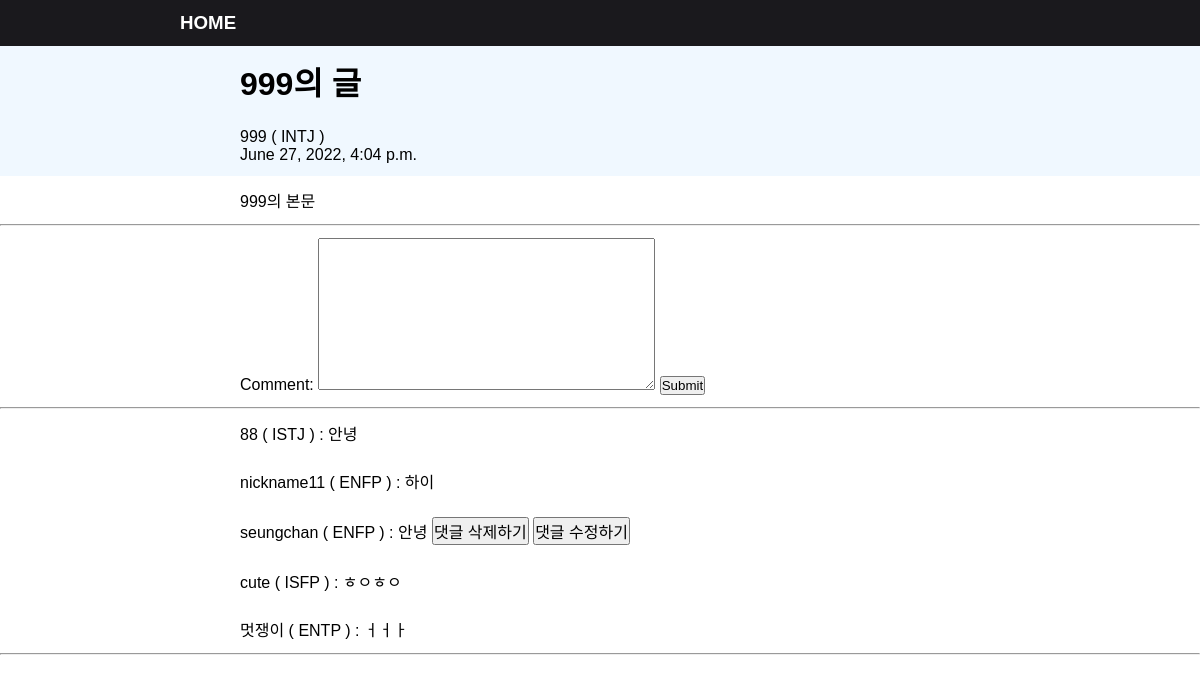
The app's page /detail/60 (signed in) with its own data.
### blogapp/models.py (models this page shows, shortened)
class Blog(models.Model): #models안의Model을 상속해야함
    title = models.CharField(max_length=200)  #뒤에 어떤타입인지도 명시
    body = models.TextField()
    date = models.DateTimeField(auto_now_add=True) #자동으로 지금시간 추가하겠다는 말
    writer = models.ForeignKey(myUser, null= True, on_delete = models.CASCADE)  #

class Comment(models.Model):
    comment = models.TextField()
    date = models.DateTimeField(auto_now_add=True)
    post = models.ForeignKey(Blog, on_delete=models.CASCADE)
    writer = models.ForeignKey(myUser, null= True, on_delete = models.CASCADE)

### accounts/models.py (models this page shows)
class myUser(AbstractUser):
    nickname = models.CharField(max_length = 200)
    mbti = models.CharField(max_length = 15)

### blogapp/views.py (the view)
# urls.py: path('detail/<int:blog_id>', views.detail, name='detail'),
def detail(request, blog_id):
    blog_detail = get_object_or_404(Blog, pk=blog_id)
    comment_form = CommentForm()
    return render(request, 'detail.html',{'blog_detail':blog_detail,'comment_form':comment_form})

### blogapp/forms.py
class CommentForm(forms.ModelForm):
    class Meta:
        model = Comment  #Comment라는 모델을 기반으로 입력값을 받을거다
        fields=['comment'] #이 부분만 입력받겠다는 의미

### blogapp/templates/detail.html (shortened to what this page needs)
<h3 class="home"><a class="a_home" href="{% url 'home' %}">HOME</a></h3>
<h1 class="title">{{ blog_detail.title }}</h1>
<div class="boxes">
<p>{{ blog_detail.writer.nickname }} ( {{ blog_detail.writer.mbti }} )</p>
<p>{{ blog_detail.date}}</p>
</div>
<p class="main">{{ blog_detail.body}}</p>
<hr>
<div class="commentform">
<form method="Post" action="{% url 'create_comment' blog_detail.id %}">
  {{ comment_form }}
  <input type="submit">
</form>
</div><hr>
{% for comment in blog_detail.comment_set.all %}
<div class="commentform"><p>{{ comment.writer.nickname }} ( {{ comment.writer.mbti }} ) : {{ comment.comment }}
  {% if comment.writer == request.user %}
  <button>
    <a class = "a_btn" href="{% url 'delete_comment' blog_detail.id comment.id %}">댓글 삭제하기</a>
  </button>
  <button>
    <a class = "a_btn" href="{% url 'update_comment' blog_detail.id comment.id %}">댓글 수정하기</a>
  </button>
  {% endif %}
</p></div>
{% endfor %}
<hr>

### blogapp/templates/detail.html (style rules this page uses)
* { font-family: 'Noto Sans KR', sans-serif; margin: 0; padding: 0; }
.a_home { color: white; text-decoration: none; }
.a_btn { color: black; text-decoration: none; }
.home { background-color: rgb(26, 25, 29); display : flex; padding: 1%; padding-left: 15%; }
.title { background-color: aliceblue; display : flex; padding : 1%; padding-left: 20%; }
.boxes { background-color: aliceblue; display: flex; flex-direction: column; justify-content: space-between; padding: 1%; padding-left: 20%; }
.main { display: flex; padding: 1%; padding-left: 20%; }
.commentform { display: flex; padding: 1%; padding-left: 20%; }
button { font-size: 100%; }

### records on screen
Blog: title "999의 글", writer.nickname "999", writer.mbti "INTJ", date "June 27, 2022, 4:04 p.m.", body "999의 본문"
Comment: writer.nickname "88", writer.mbti "ISTJ", comment "안녕"
Comment: writer.nickname "nickname11", writer.mbti "ENFP", comment "하이"
Comment: writer.nickname "seungchan", writer.mbti "ENFP", comment "안녕", shows "댓글 삭제하기"
Comment: writer.nickname "cute", writer.mbti "ISFP", comment "ㅎㅇㅎㅇ"
Comment: writer.nickname "멋쟁이", writer.mbti "ENTP", comment "ㅓㅓㅏ"
